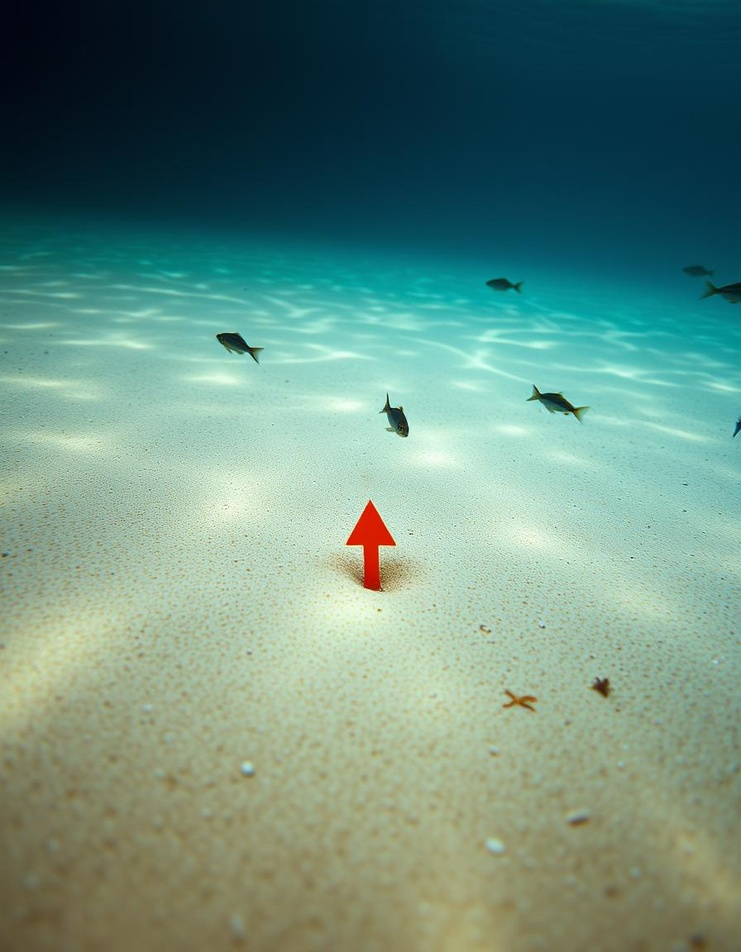
#> input picture up.jpg, 741 x 952 px, shrunk from 896 x 1152 before the run, found by its file name
$ python mask.py
#> lines starting #> are read from the running program, lines starting #| are printed output that depends on the picture; after the words box and inside, x2 and y2 are one past the last pixel; in counts of white or black regions, pixels touching at a corner belong together
import cv2
import numpy as np


def create_mask(image):

    hsv_image = cv2.cvtColor(image, cv2.COLOR_BGR2HSV)

    lower_red = np.array([0, 50, 50])
    upper_red = np.array([10, 255, 255])


    mask = cv2.inRange(hsv_image, lower_red, upper_red)

    return mask

image = cv2.imread(r'C:\Users\Computer_PA24\Downloads\Projects\AUV Project\Arrow_Detection\up.jpg')
#> image is the input picture: shape (952, 741, 3); mean B, G, R 126.7, 140.8, 105.4


blurred_image = cv2.GaussianBlur(image,(5,5),0)


arrow_mask = create_mask(blurred_image)
#> in create_mask, `hsv_image = cv2.cvtColor(image, cv2.COLOR_BGR2HSV)`: hsv_image: shape (952, 741, 3); mean H, S, V 68.5, 118.4, 145.9
#> in create_mask, `mask = cv2.inRange(hsv_image, lower_red, upper_red)`:
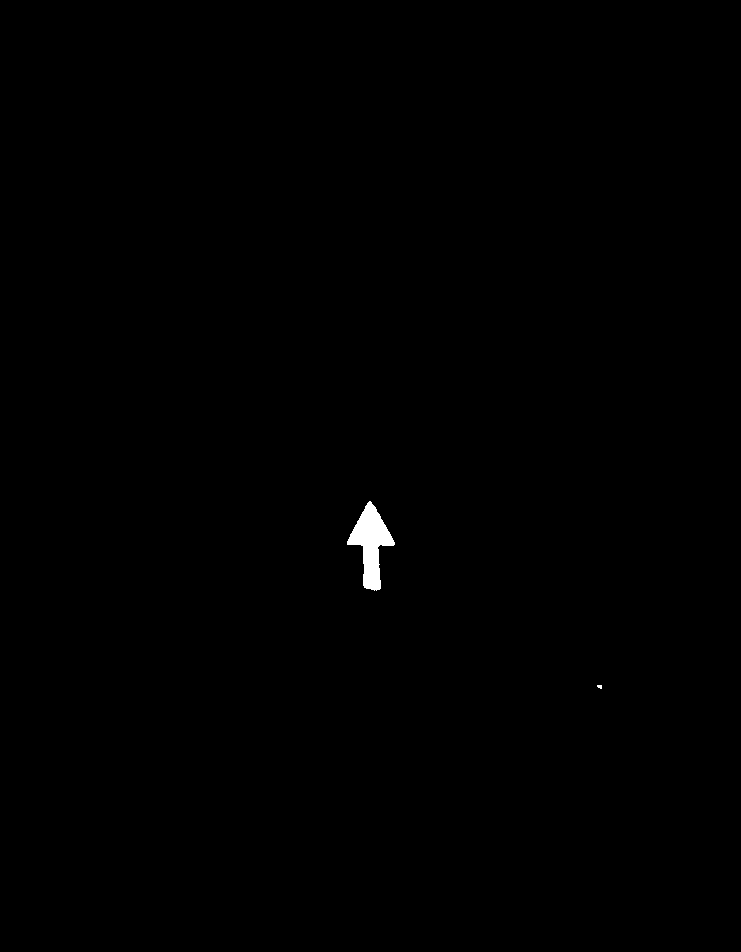
#> mask: shape (952, 741); 0.28% white; 2 white regions (1 under 20 px)

cv2.imwrite('arrow_mask.jpg',arrow_mask)


contours, _ = cv2.findContours(arrow_mask, cv2.RETR_EXTERNAL, cv2.CHAIN_APPROX_SIMPLE)
#> contours = 2 contours, 1 with area under 20; largest, box (x1, y1, x2, y2) and area: (347, 501, 395, 591) 1828


contour_image = np.zeros_like(blurred_image)

blurred_image_copy=blurred_image.copy()


cv2.drawContours(blurred_image_copy, contours, -1, (0,255,0), 2)
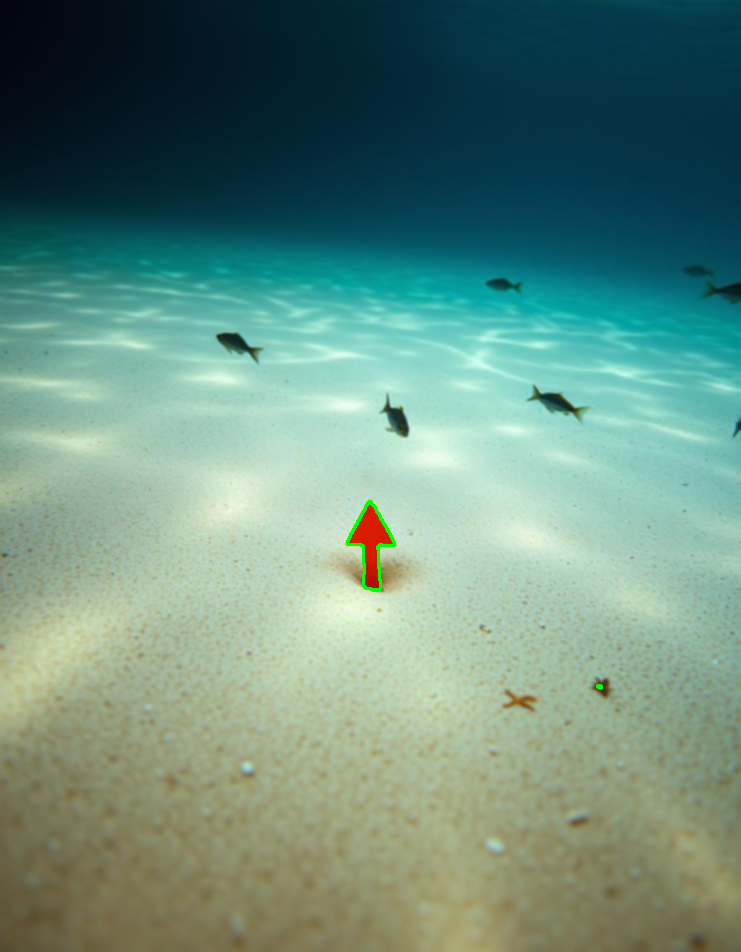
#> blurred_image_copy: shape (952, 741, 3); mean B, G, R 126.6, 141, 105.1
cv2.drawContours(contour_image, contours, -1, (0,255,0), 2)
height, width, _ = blurred_image.shape
#> height = 952; width = 741


for contour in contours:
    x, y, w, h = cv2.boundingRect(contour)

    cv2.rectangle(blurred_image_copy, (x, y), (x + w, y + h), (255, 0, 0), 2)
    cv2.rectangle(contour_image,(x, y), (x + w, y + h), (255, 0, 0), 2)
#> this loop made 2 passes
#> (x, y, w, h) on passes 1 to 2: (597, 685, 5, 4), (347, 501, 48, 90)
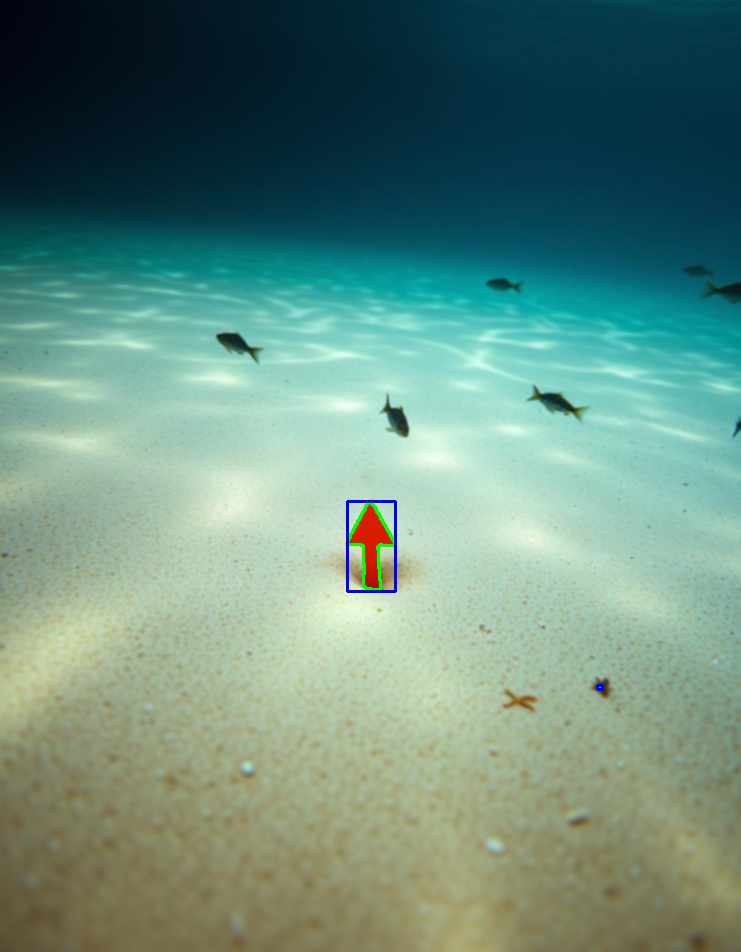
#> blurred_image_copy: shape (952, 741, 3); 0.12% of pixels changed, all inside (x1, y1, x2, y2) = (346, 500, 604, 691)
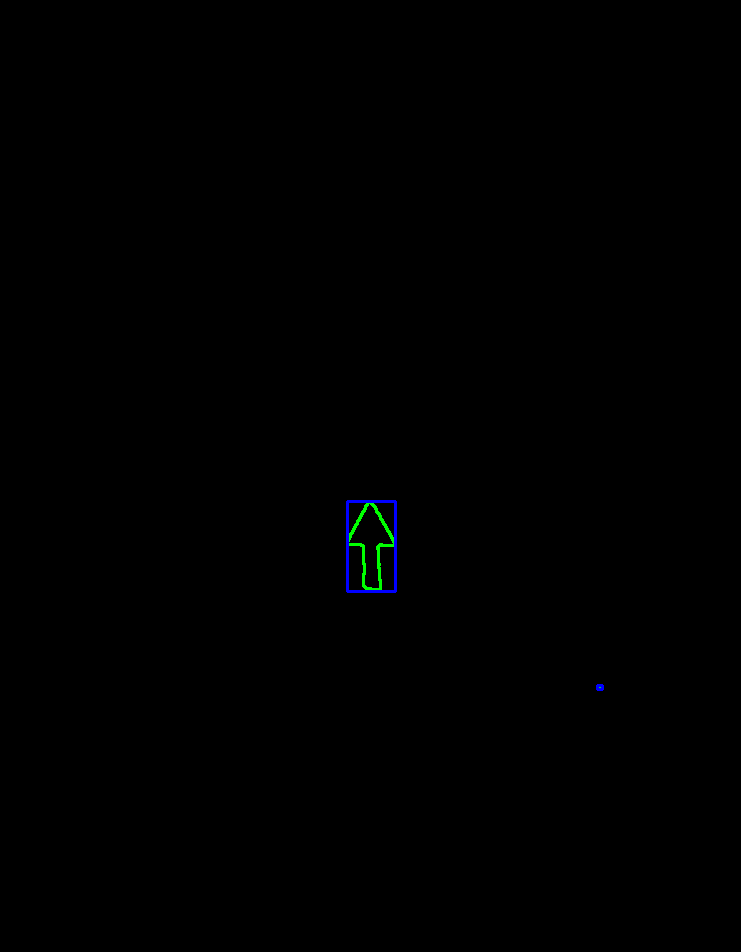
#> contour_image: shape (952, 741, 3); mean of channels 0, 1, 2 0.3, 0.3, 0; drawn as B, G, R


cv2.imshow('Blurred_image',blurred_image)
cv2.imshow('Mask', arrow_mask)
cv2.imshow('Detection_image', blurred_image_copy)
cv2.imshow('Detection',contour_image)

cv2.waitKey(0)
cv2.destroyAllWindows()
